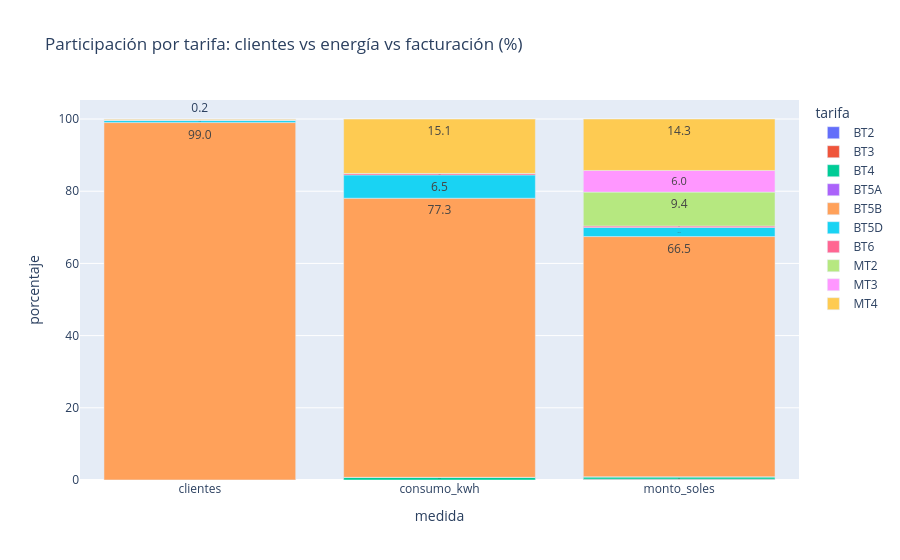

The cell this chart's notebook holds for it:
### Code cell
largo = part.reset_index().melt(id_vars="tarifa", var_name="medida", value_name="porcentaje")
fig = px.bar(largo, x="medida", y="porcentaje", color="tarifa", text_auto=".1f",
             title="Participación por tarifa: clientes vs energía vs facturación (%)")
fig.show()

### Figure 1 — Plotly figure (JSON) as saved in the notebook; plotly's stock layout.template omitted (floating-point values rounded to 4 significant figures)
{"data": [{"hovertemplate": "tarifa=BT2<br>medida=%{x}<br>porcentaje=%{y}<extra></extra>", "legendgroup": "BT2", "marker": {"color": "#636efa", "pattern": {"shape": ""}}, "name": "BT2", "orientation": "v", "showlegend": true, "textposition": "auto", "texttemplate": "%{y:.1f}", "type": "bar", "x": ["clientes", "consumo_kwh", "monto_soles"], "xaxis": "x", "y": [0.0, 0.0, 0.04], "yaxis": "y"}, {"hovertemplate": "tarifa=BT3<br>medida=%{x}<br>porcentaje=%{y}<extra></extra>", "legendgroup": "BT3", "marker": {"color": "#EF553B", "pattern": {"shape": ""}}, "name": "BT3", "orientation": "v", "showlegend": true, "textposition": "auto", "texttemplate": "%{y:.1f}", "type": "bar", "x": ["clientes", "consumo_kwh", "monto_soles"], "xaxis": "x", "y": [0.0, 0.0, 0.19], "yaxis": "y"}, {"hovertemplate": "tarifa=BT4<br>medida=%{x}<br>porcentaje=%{y}<extra></extra>", "legendgroup": "BT4", "marker": {"color": "#00cc96", "pattern": {"shape": ""}}, "name": "BT4", "orientation": "v", "showlegend": true, "textposition": "auto", "texttemplate": "%{y:.1f}", "type": "bar", "x": ["clientes", "consumo_kwh", "monto_soles"], "xaxis": "x", "y": [0.01, 0.74, 0.6], "yaxis": "y"}, {"hovertemplate": "tarifa=BT5A<br>medida=%{x}<br>porcentaje=%{y}<extra></extra>", "legendgroup": "BT5A", "marker": {"color": "#ab63fa", "pattern": {"shape": ""}}, "name": "BT5A", "orientation": "v", "showlegend": true, "textposition": "auto", "texttemplate": "%{y:.1f}", "type": "bar", "x": ["clientes", "consumo_kwh", "monto_soles"], "xaxis": "x", "y": [0.0, 0.0, 0.08], "yaxis": "y"}, {"hovertemplate": "tarifa=BT5B<br>medida=%{x}<br>porcentaje=%{y}<extra></extra>", "legendgroup": "BT5B", "marker": {"color": "#FFA15A", "pattern": {"shape": ""}}, "name": "BT5B", "orientation": "v", "showlegend": true, "textposition": "auto", "texttemplate": "%{y:.1f}", "type": "bar", "x": ["clientes", "consumo_kwh", "monto_soles"], "xaxis": "x", "y": [99.01, 77.32, 66.53], "yaxis": "y"}, {"hovertemplate": "tarifa=BT5D<br>medida=%{x}<br>porcentaje=%{y}<extra></extra>", "legendgroup": "BT5D", "marker": {"color": "#19d3f3", "pattern": {"shape": ""}}, "name": "BT5D", "orientation": "v", "showlegend": true, "textposition": "auto", "texttemplate": "%{y:.1f}", "type": "bar", "x": ["clientes", "consumo_kwh", "monto_soles"], "xaxis": "x", "y": [0.56, 6.46, 2.54], "yaxis": "y"}, {"hovertemplate": "tarifa=BT6<br>medida=%{x}<br>porcentaje=%{y}<extra></extra>", "legendgroup": "BT6", "marker": {"color": "#FF6692", "pattern": {"shape": ""}}, "name": "BT6", "orientation": "v", "showlegend": true, "textposition": "auto", "texttemplate": "%{y:.1f}", "type": "bar", "x": ["clientes", "consumo_kwh", "monto_soles"], "xaxis": "x", "y": [0.08, 0.4, 0.38], "yaxis": "y"}, {"hovertemplate": "tarifa=MT2<br>medida=%{x}<br>porcentaje=%{y}<extra></extra>", "legendgroup": "MT2", "marker": {"color": "#B6E880", "pattern": {"shape": ""}}, "name": "MT2", "orientation": "v", "showlegend": true, "textposition": "auto", "texttemplate": "%{y:.1f}", "type": "bar", "x": ["clientes", "consumo_kwh", "monto_soles"], "xaxis": "x", "y": [0.09, 0.0, 9.4], "yaxis": "y"}, {"hovertemplate": "tarifa=MT3<br>medida=%{x}<br>porcentaje=%{y}<extra></extra>", "legendgroup": "MT3", "marker": {"color": "#FF97FF", "pattern": {"shape": ""}}, "name": "MT3", "orientation": "v", "showlegend": true, "textposition": "auto", "texttemplate": "%{y:.1f}", "type": "bar", "x": ["clientes", "consumo_kwh", "monto_soles"], "xaxis": "x", "y": [0.06, 0.0, 5.99], "yaxis": "y"}, {"hovertemplate": "tarifa=MT4<br>medida=%{x}<br>porcentaje=%{y}<extra></extra>", "legendgroup": "MT4", "marker": {"color": "#FECB52", "pattern": {"shape": ""}}, "name": "MT4", "orientation": "v", "showlegend": true, "textposition": "auto", "texttemplate": "%{y:.1f}", "type": "bar", "x": ["clientes", "consumo_kwh", "monto_soles"], "xaxis": "x", "y": [0.18, 15.08, 14.26], "yaxis": "y"}], "layout": {"barmode": "relative", "legend": {"title": {"text": "tarifa"}, "tracegroupgap": 0}, "title": {"text": "Participación por tarifa: clientes vs energía vs facturación (%)"}, "xaxis": {"anchor": "y", "domain": [0, 1], "title": {"text": "medida"}}, "yaxis": {"anchor": "x", "domain": [0, 1], "title": {"text": "porcentaje"}}}}
